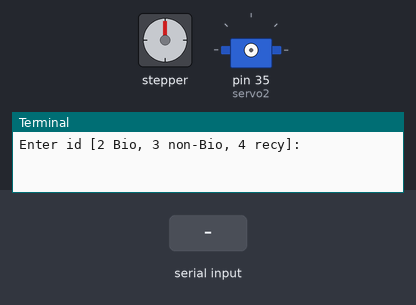
A program run on a simulated Raspberry Pi (header pin numbers). On the bench: stepper motor, servo, the last lines printed to the terminal. The inputs (shaded band) are chosen by the test bench. The stepper is drawn at 2048 steps a turn; servo angles are drawn from the pulse width (0.5 ms = 0°, 2.5 ms = 180°).

Above: at 1.2 s.
1.3 s: "2" typed at the terminal, then Enter
At 1.75 s:
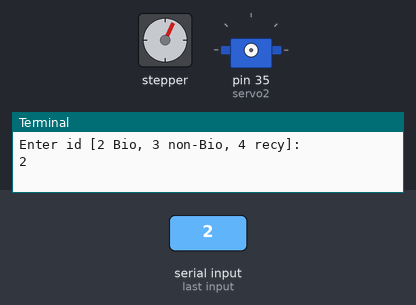
At 3.3 s:
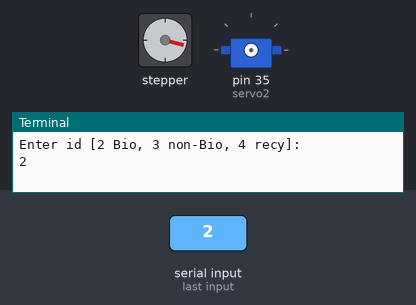
4.3 s: "5" typed at the terminal, then Enter
7.3 s: "90" typed at the terminal, then Enter
10.3 s: "3" typed at the terminal, then Enter
At 11.8 s:
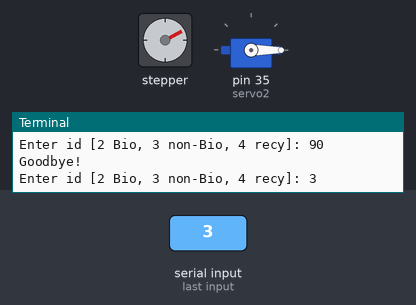
13.3 s: "2" typed at the terminal, then Enter
Timing chart, 0 to 17.3 s (numbered marks = the images above; inputs shaded):
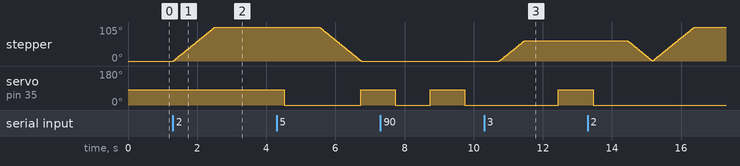

The program:

KoMotor.py
```python
# Import libraries
import RPi.GPIO as GPIO
import time

# Set GPIO numbering mode
GPIO.setmode(GPIO.BOARD)

#100 hz: 5 = 360, 7 = 270, 8.5 = 180, 10 = 90,
#(low power) 22 = -90, 23= -180, 24 = -270, 25 =  -360,
# Set pin 11 as an output, and set servo1 as pin 11 as PWM
#GPIO.setup(37, GPIO.OUT)
GPIO.setup(35, GPIO.OUT)
#servo1 = GPIO.PWM(37, 50)  # Note 3 is pin, 100 = 100Hz pulse
servo2 = GPIO.PWM(35, 50)
def trashDump(t_ID):
    servo2.start(1)
    if t_ID == 2:
        # 2 biodegradable
        motor(150)
    elif t_ID == 3:
        #3 none biodegradable
        motor(88)
    else:
        #4 recyclable
        servo2.ChangeDutyCycle(7) # 12 or 7 neutral position
        time.sleep(1)
        servo2.ChangeDutyCycle(2) # right +90 deg position
        time.sleep(1)

    servo2.ChangeDutyCycle(0)
    print("Goodbye!")

control_pins = [7,11,13,15]
for pin in control_pins:
  GPIO.setup(pin, GPIO.OUT)
  GPIO.output(pin, 0)
halfstep_seq = [
  [1,0,0,0],
  [1,1,0,0],
  [0,1,0,0],
  [0,1,1,0],
  [0,0,1,0],
  [0,0,1,1],
  [0,0,0,1],
  [1,0,0,1],

]

halfstep_seq2 = [
  [1,0,0,1],
  [0,0,0,1],
  [0,0,1,1],
  [0,0,1,0],
  [0,1,1,0],
  [0,1,0,0],
  [1,1,0,0],
  [1,0,0,0],

]

def motor(a):

    for i in range(a): #140 FULLL //HALF 90 80
      for halfstep in range(8):
        for pin in range(4):
          GPIO.output(control_pins[pin], halfstep_seq[halfstep][pin])
        time.sleep(0.001)
    time.sleep(1)
    servo2.ChangeDutyCycle(7) # 12 or 7 neutral position
    time.sleep(1)
    servo2.ChangeDutyCycle(2) # right +90 deg position
    time.sleep(1)


    for i in range(a):
      for halfstep in range(8):
        for pin in range(4):
          GPIO.output(control_pins[pin], halfstep_seq2[halfstep][pin])
        time.sleep(0.001)

#motor(150)

#trashDump(2)
#trashDump(3)
while True:
    num = int(input("Enter id [2 Bio, 3 non-Bio, 4 recy]: "))
    trashDump(num)
```

Measured:
- after the input at 1.3 s, stepper: turns 105° clockwise in 1.2 s, starting at once
- after the input at 10.3 s, stepper: turns 62° clockwise in 0.72 s, starting after 0.44 s; servo on pin 35 (servo2): 0° → 81° after 2.2 s
